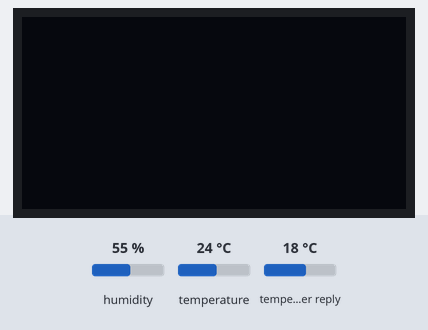
Recording of a sketch running on a simulated ESP8266 (NodeMCU). On the bench: 128×64 one-colour display. The test bench sets the inputs (shaded band); at power-on: humidity 55 %, temperature 24 °C, temperature in the weather reply 18 °C. WiFi joins after 1.5 s; servers stay silent unless stated; web services answer with replies made up by the test bench.

Above: at 3.2 s.
3.3 s: humidity set to 22 %
At 16.6 s:
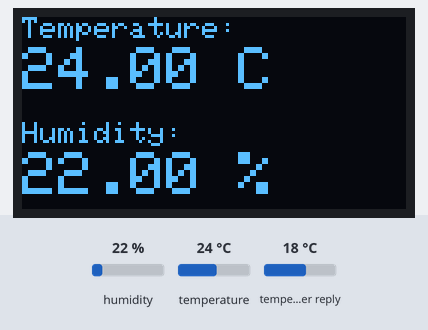
At 31.6 s:
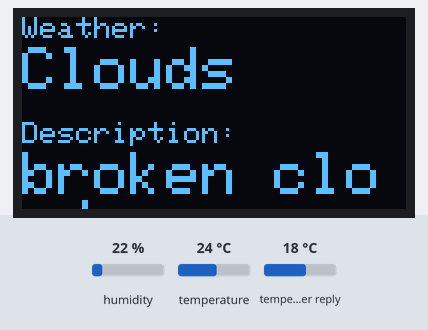
Timing chart, 0 to 33.1 s (numbered marks = the images above; inputs shaded):
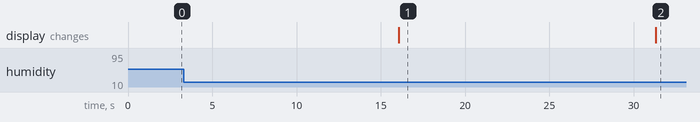

Measured:
- what the display in image 1 shows lasts 15.2 s, from 16.1 s to 31.3 s

The sketch:

combined.ino
```cpp
#include <Wire.h>
#include <Adafruit_GFX.h>
#include <Adafruit_SH110X.h>
#include <Adafruit_Sensor.h>
#include <DHT11.h>
#include <ESP8266WiFi.h>
#include <ESP8266HTTPClient.h>
#include <WiFiClient.h>
#include <ArduinoJson.h>

#define i2c_Address 0x3c
#define SCREEN_WIDTH 128
#define SCREEN_HEIGHT 64
#define OLED_RESET -1

const char* ssid = "realmegt";
const char* password = "gt123abc";
String serverUrl = "http://api.openweathermap.org/data/2.5/weather?q=KOCHI&appid=7f29f73f56a4c0e81cbdd4900b8886bb";

Adafruit_SH1106G display = Adafruit_SH1106G(SCREEN_WIDTH, SCREEN_HEIGHT, &Wire, OLED_RESET);
DHT11 dht11(D3);

unsigned long lastTime = 0;
unsigned long timerDelay = 15000; // 15 seconds
bool displayWeather = false;

void setup() {
  Serial.begin(115200);
  WiFi.begin(ssid, password);
  Wire.begin();
  display.begin(i2c_Address, true);
  delay(2000);
  display.clearDisplay();
  display.setTextColor(SH110X_WHITE);
}

void loop() {
  if ((millis() - lastTime) > timerDelay) {
    display.clearDisplay();
    if (displayWeather) {
      if(WiFi.status() == WL_CONNECTED) {
        WiFiClient client;
        HTTPClient http;
        http.begin(client, serverUrl.c_str());
        int httpResponseCode = http.GET();
        if (httpResponseCode > 0) {
          String payload = http.getString();
          StaticJsonDocument<1024> doc;
          DeserializationError error = deserializeJson(doc, payload);
          if (!error) {
            JsonObject weather_0 = doc["weather"][0];
            const char* weather_main = weather_0["main"];
            const char* weather_description = weather_0["description"];
            display.setTextSize(1);
            display.setCursor(0,0);
            display.print("Weather: ");
            display.setTextSize(2);
            display.setCursor(0,10);
            display.print(weather_main);
            display.setTextSize(1);
            display.setCursor(0,35);
            display.print("Description: ");
            display.setTextSize(2);
            display.setCursor(0,45);
            display.print(weather_description);
          }
        }
        http.end();
      }
    } else {
      float t = dht11.readTemperature();
      float h = dht11.readHumidity();
      display.setTextSize(1);
      display.setCursor(0,0);
      display.print("Temperature: ");
      display.setTextSize(2);
      display.setCursor(0,10);
      display.print(t);
      display.print(" C");
      display.setTextSize(1);
      display.setCursor(0,35);
      display.print("Humidity: ");
      display.setTextSize(2);
      display.setCursor(0,45);
      display.print(h);
      display.print(" %");
    }
    display.display();
    displayWeather = !displayWeather;
    lastTime = millis();
  }
}
```
